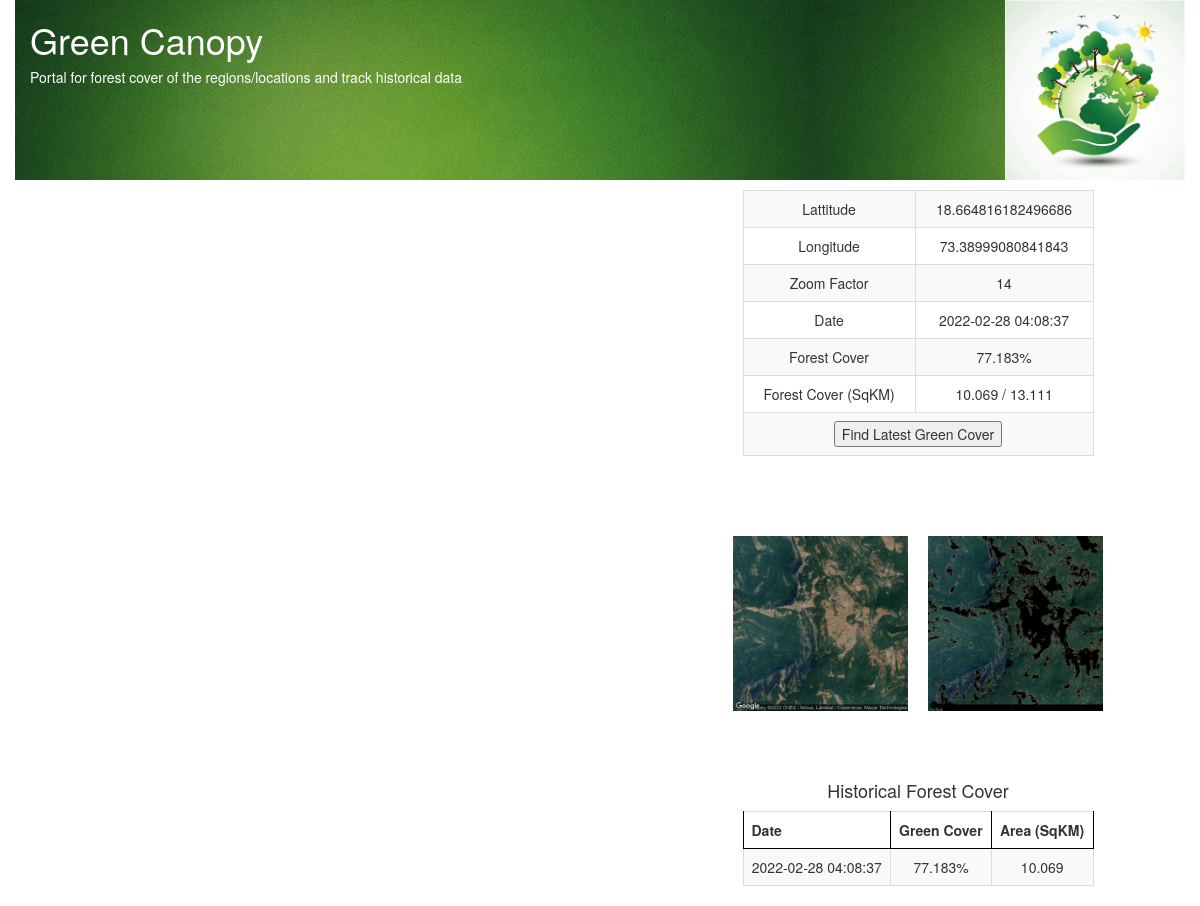
The app's page /map/4 with its own data.
### tables this page shows
CREATE TABLE location (
    id INTEGER PRIMARY KEY AUTOINCREMENT,
    created TIMESTAMP NOT NULL DEFAULT CURRENT_TIMESTAMP,
    name TEXT NOT NULL,
    description TEXT NOT NULL,
    lat TEXT NOT NULL,
    lng TEXT NOT NULL,
    zoom TEXT NOT NULL
);

CREATE TABLE history(
    id INTEGER PRIMARY KEY AUTOINCREMENT,
    loc_id INTEGER NOT NULL,
    date TIMESTAMP NOT NULL DEFAULT CURRENT_TIMESTAMP,
    mapimage TEXT NOT NULL,
    greyimage TEXT NOT NULL,
    greencover FLOAT NOT NULL,
    greenarea FLOAT NOT NULL,
    totalarea FLOAT NOT NULL
);

### app.py (the view)
@app.route('/map/<locid>')
def mappage( locid):
    conn = get_db_connection()
    conn.row_factory = sqlite3.Row
    onelocation = conn.execute('SELECT * FROM location l INNER JOIN  history h ON h.id = ( SELECT id from history where loc_id = l.id ORDER BY date DESC LIMIT 1) WHERE l.id = ?',[locid]).fetchone()
    history = conn.execute('SELECT * FROM history h where h.loc_id = ? ORDER BY date DESC',[locid]).fetchall()
    conn.close()
    hdata = [dict(hs) for hs in history]
    return render_template('mappage.html', location=onelocation, history=hdata)

### app.py (called while the page is built)
def get_db_connection():
    conn = sqlite3.connect('database.db')
    conn.row_factory = sqlite3.Row
    return conn

### templates/mappage.html (shortened to what this page needs)
<!DOCTYPE html>
<html>
<head>
  <link rel="stylesheet" type="text/css" href="/static/style.css" />
  <link rel="stylesheet" href="https://maxcdn.bootstrapcdn.com/bootstrap/3.3.7/css/bootstrap.min.css"
>
</head>
<body>
  <div class="container">
    <div class="row " style="background-image: url('/static/gcover.jpeg');">
      <div class="col-md-10 p-4" style="color:white">
        <h1>Green Canopy</h1>
        <h5>Portal for forest cover of the regions/locations and track historical data</h5>
      </div>
      <div class="col-md-2">
        <a href="/"><img src="/static/greenearth.png" width="180px" /></a>
      </div>
    </div>
    <div class="row">
      <div class="col-md-8" id="map" style="float:left;margin:3px">
      </div>
      <div class="col-md-4">
        <div class="row text-center" style="padding-top:10px;">
          <form action="/findcover" method="POST">
            <table style="width:90%;margin-left:auto;margin-right:auto" class="table table-striped table-bordered">
              <tbody>
                <tr>
                  <td>Lattitude</td>
                  <td>
                    <div id="dltd" name="ltd" >{{location.lat}}</div>
                  </td>
                </tr>
                <tr>
                  <td>Longitude</td>
                  <td>
                    <div id="dlng" name="lng">{{location.lng}}</div>
                  </td>
                </tr>
                <tr>
                  <td>Zoom Factor</td>
                  <td>
                    <div id="zmf" name="zoom">{{location.zoom}}</div>
                  </td>
                </tr>
                <tr>
                  <td>Date</td>
                  <td>
                    <div id="fcover">{{location.date}}</div>
                  </td>
                </tr>
                <tr>
                  <td>Forest Cover</td>
                  <td>
                    <div id="fcover">{{location.greencover}}%</div>
                  </td>
                </tr>
                <tr>
                  <td>Forest Cover (SqKM)</td>
                  <td>
                    <div id="farea">{{location.greenarea}} / {{location.totalarea}}</div>
                  </td>
                </tr>
                <tr>
                  <td colspan="2">
                    <input id="latestcover" type="submit" value="Find Latest Green Cover">
                </tr>
              </tbody>
            </table>
          </form>
        </div>
        <div class="row text-center" style="padding-top:60px;">
          <table>
            <tbody>
              <tr>
                <td><img src="/{{location.mapimage}}" style="width:90%"></td>
                <td><img src="/{{location.greyimage}}" style="width:90%"></td>
              </tr>
            </tbody>
          </table>
        </div>
        <div class="row text-center" style="padding-top:60px;">
          <h4>Historical Forest Cover</h4>
          <table style="width:90%;margin-left:auto;margin-right:auto" class="table table-striped table-bordered">
            <thead>
              <tr>
                <th>Date</th>
                <th>Green Cover</th>
                <th>Area (SqKM)</th>
              </tr>
            </thead>
            <tbody>
              {% for record in history %}
              <tr>
                  <td>{{record.date}}</td>
                  <td>{{record.greencover}}%</td>
                  <td>{{record.greenarea}}</td>
              </tr>
              {% endfor %}
            </tbody>
          </table>
        </div>
      </div>
    </div>
  </div>
</body>
</html>

### static/style.css (style rules this page uses)
#map { height: 80vh; width:60%; }
table.table-bordered > thead > tr > th { border:1px solid black; }

### records on screen
location: lat "18.664816182496686", lng "73.38999080841843", zoom "14"
history: date "2022-02-28 04:08:37", greencover "77.183", greenarea "10.069", totalarea "13.111", mapimage (picture), greyimage (picture)
